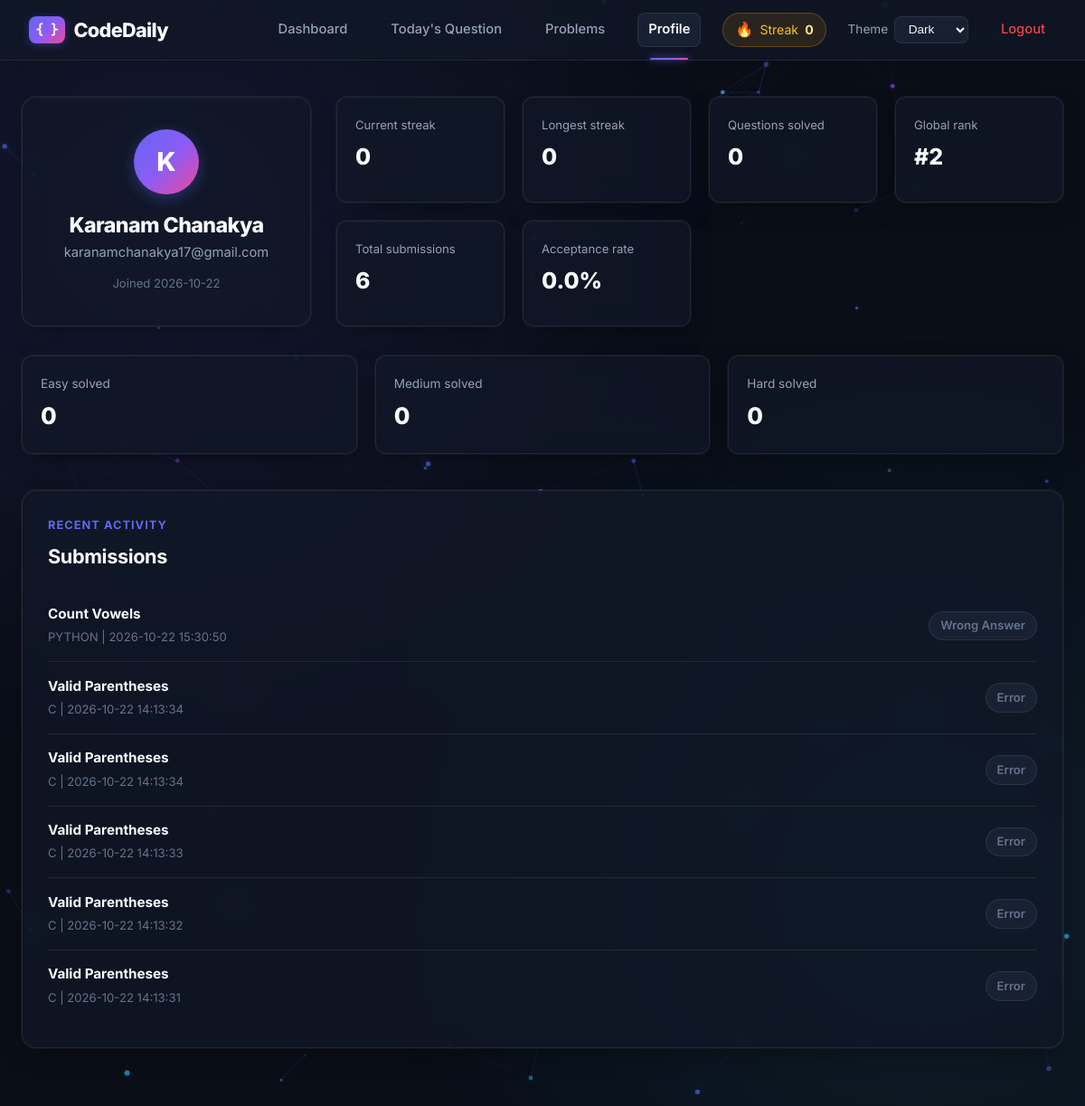
Screenshot of /profile (signed in) with the database file from the repository.
### tables this page shows
CREATE TABLE users (
                id INTEGER PRIMARY KEY AUTOINCREMENT,
                fullname TEXT NOT NULL,
                email TEXT UNIQUE NOT NULL,
                password TEXT NOT NULL,
                current_streak INTEGER NOT NULL DEFAULT 0,
                longest_streak INTEGER NOT NULL DEFAULT 0,
                last_solved_date TEXT,
                joined_at TEXT NOT NULL DEFAULT CURRENT_TIMESTAMP
            );

CREATE TABLE submissions (
                id INTEGER PRIMARY KEY AUTOINCREMENT,
                user_id INTEGER NOT NULL,
                question_id INTEGER NOT NULL,
                language TEXT NOT NULL,
                source_code TEXT NOT NULL,
                verdict TEXT NOT NULL,
                execution_time REAL NOT NULL DEFAULT 0,
                submitted_at TEXT NOT NULL DEFAULT CURRENT_TIMESTAMP,
                FOREIGN KEY (user_id) REFERENCES users(id),
                FOREIGN KEY (question_id) REFERENCES questions(id)
            );

CREATE TABLE questions (
                id INTEGER PRIMARY KEY AUTOINCREMENT,
                title TEXT NOT NULL,
                difficulty TEXT NOT NULL,
                description TEXT NOT NULL,
                example_input TEXT NOT NULL,
                example_output TEXT NOT NULL,
                constraints_json TEXT NOT NULL DEFAULT '[]',
                function_signature TEXT,
                hidden_input TEXT,
                hidden_output TEXT,
                source TEXT NOT NULL DEFAULT 'seed',
                created_at TEXT NOT NULL DEFAULT CURRENT_TIMESTAMP
            );

### app.py (the view)
@app.route("/profile")
def profile():
    user = get_user(session["user_id"])
    stats = user_stats(session["user_id"])
    return render_template("profile.html", user=user, stats=stats)

### app.py (called while the page is built)
@app.context_processor
def inject_user():
    if not session.get("user_id"):
        return {"current_user": None, "current_stats": None}
    user = get_user(session["user_id"])
    return {"current_user": user, "current_stats": user_stats(session["user_id"])}

### database.py (called while the page is built)
def get_db():
    conn = sqlite3.connect(DATABASE)
    conn.row_factory = sqlite3.Row
    return conn

def get_user(user_id):
    with get_db() as conn:
        return conn.execute("SELECT * FROM users WHERE id = ?", (user_id,)).fetchone()

### templates/profile.html (shortened to what this page needs)
{% extends "base.html" %}
{% block content %}
<section class="profile-grid">
    <article class="profile-card">
        <div class="avatar">{{ user.fullname[0]|upper }}</div>
        <h1>{{ user.fullname }}</h1>
        <p>{{ user.email }}</p>
        <span>Joined {{ user.joined_at[:10] }}</span>
    </article>
    <article class="profile-stats">
        <div><span>Current streak</span><strong>{{ stats.current_streak }}</strong></div>
        <div><span>Longest streak</span><strong>{{ stats.longest_streak }}</strong></div>
        <div><span>Questions solved</span><strong>{{ stats.questions_solved }}</strong></div>
        <div><span>Global rank</span><strong>#{{ stats.global_rank }}</strong></div>
        <div><span>Total submissions</span><strong>{{ stats.total_submissions }}</strong></div>
        <div><span>Acceptance rate</span><strong>{{ stats.accuracy }}%</strong></div>
    </article>
</section>
<section class="difficulty-breakdown">
    <article><span>Easy solved</span><strong>{{ stats.easy_solved }}</strong></article>
    <article><span>Medium solved</span><strong>{{ stats.medium_solved }}</strong></article>
    <article><span>Hard solved</span><strong>{{ stats.hard_solved }}</strong></article>
</section>
<section class="activity-panel">
    <div class="section-title">
        <p class="eyebrow">Recent activity</p>
        <h2>Submissions</h2>
    </div>
    {% if stats.recent_activity %}
        {% for item in stats.recent_activity %}
        <div class="activity-row">
            <div>
                <strong>{{ item.title }}</strong>
                <span>{{ item.language|upper }} | {{ item.submitted_at }}</span>
            </div>
            <span class="status-pill {{ 'solved' if item.verdict == 'Accepted' else '' }}">{{ item.verdict }}</span>
        </div>
        {% endfor %}
    {% else %}
        <p class="muted">No submissions yet.</p>
    {% endif %}
</section>
{% endblock %}

### rows the page displays
users: fullname "K", fullname "Karanam Chanakya", email "karanamchanakya17@gmail.com", joined_at "2026-10-22"
submissions: title "Count Vowels", language "PYTHON", submitted_at "2026-10-22 15:30:50", verdict "Wrong Answer"
submissions: title "Valid Parentheses", language "C", submitted_at "2026-10-22 14:13:34", verdict "Error"
submissions: title "Valid Parentheses", language "C", submitted_at "2026-10-22 14:13:34", verdict "Error"
submissions: title "Valid Parentheses", language "C", submitted_at "2026-10-22 14:13:33", verdict "Error"
submissions: title "Valid Parentheses", language "C", submitted_at "2026-10-22 14:13:32", verdict "Error"
submissions: title "Valid Parentheses", language "C", submitted_at "2026-10-22 14:13:31", verdict "Error"

### other values shown
{{ current_stats.current_streak if current_stats else 0 }} "0"
{{ stats.current_streak }} "0"
{{ stats.longest_streak }} "0"
{{ stats.questions_solved }} "0"
{{ stats.global_rank }} "2"
{{ stats.total_submissions }} "6"
{{ stats.accuracy }} "0.0"
{{ stats.easy_solved }} "0"
{{ stats.medium_solved }} "0"
{{ stats.hard_solved }} "0"
